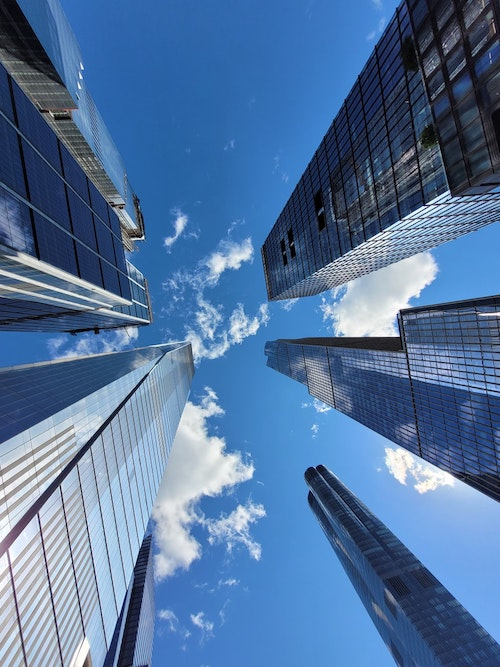
%> input picture skyscrapers.jpg, 500 x 667 px
$ octave Q3_Ransac_partB.m   (GNU Octave 9; MATLAB toolbox functions it lacks are replaced by stand-ins)
%> lines starting %> are read from the running program, lines starting %| are printed output that depends on the picture
% Asa Borzabadi Farahani
clc
close all
clear all
%%%%%%%%%%%%%%%%%%%%%%%%%%%%%%%%%%%%%%%%%%%%%%%%%%%%%%%%%%%%%%%%%%%%%%%%%%%
% Laod the image
% You need to correct the address for the image
img = imread('skyscrapers.jpg');
%> img is the input picture: size 667x500x3 uint8; mean R, G, B 83.1, 116.5, 158.5
% Define thresholds
dr = 1
dt = 1 %degree
Cth = 10;

% Convert degree to Radian
dt = dt*pi/180;
%%%%%%%%%%%%%%%%%%%%%%%%%%%%%%%%%%%%%%%%%%%%%%%%%%%%%%%%%%%%%%%%%%%%%%%%%%%
% Convert to grayscale
im = imresize(rgb2gray(img),0.5);
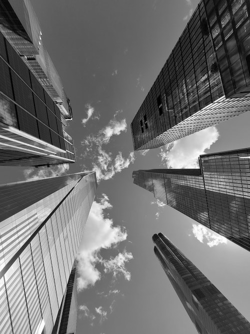
%> im: size 334x250 uint8; min 0, max 255, mean 111.3

% Creates an array edges where each row is (x, y, cos theta, sin theta)
Iedges = edge(im,'canny');
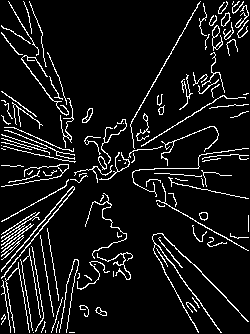
%> Iedges: size 334x250 logical; 8.5% white in thin lines or dots
[~,grad_dir]=imgradient(im);
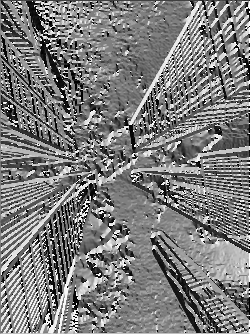
%> grad_dir: size 334x250 double; min -180, max 179.9, mean -4.3; drawn with min black and max white
grad_dir = - grad_dir;
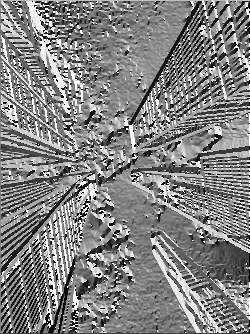
%> grad_dir: size 334x250 double; min -179.9, max 180, mean 4.3; drawn with min black and max white

%  Now find all the edge locations, and add their orientations (cos theta,sin theta).
%  row, col is  y,x
[row, col] = find(Iedges);
%> row = 7058 values from 2 to 333; col = 7058 values from 2 to 249
% Each edge is a 4-tuple:   (x, y, cos theta, sin theta)
edges = [col, row, zeros(length(row),1), zeros(length(row),1) ];
for k = 1:length(row)
     edges(k,3) = cos(grad_dir(row(k),col(k))/180.0*pi);
     edges(k,4) = sin(grad_dir(row(k),col(k))/180.0*pi);
end
%%%%%%%%%%%%%%%%%%%%%%%%%%%%%%%%%%%%%%%%%%%%%%%%%%%%%%%%%%%%%%%%%%%%%%%%%%%
%% RANSAC
% Apply randomness to the reported edge list
edges = edges(randperm(size(edges, 1)), :);

% Number of reported edges
numbers = size(edges,1);
%> numbers = 7058

% Calculate r and theta(t) for all the edges / here the fifth column
% contains the r values and the sixth one contains the theta value
% r = xcos(t) + ysin(t)
edges(:,5) = edges(:,1).*edges(:,3) + edges(:,2).*edges(:,4);
% t = atan(sint/cost)
for i = 1:1:size(edges,1)
    if ((edges(i,4)>0 & edges(i,3)>0) | (edges(i,4)<0 & edges(i,3)>0))
        edges(i,6) = atan(edges(i,4)./edges(i,3));
    end
    if ((edges(i,4)>0 & edges(i,3)<0))
        edges(i,6) = atan(edges(i,4)./edges(i,3))+pi;
    end
    if ((edges(i,4)<0 & edges(i,3)<0))
        edges(i,6) = +atan(edges(i,4)./edges(i,3))- pi;
    end
end

% Create a temp array containing the edges
temp = edges;

counter_mainloop = size(edges,1);
%> counter_mainloop = 7058
counter_anything_left_or_not = size(edges,1);
%> counter_anything_left_or_not = 7058
Number_Significant_lines = 0;

for N = 1:1:counter_mainloop
    % Choose a random edge
    selectedR_edge = temp(1,:);
    % Find r and theta(t) of the selected sample
    % Find theta of the chosen edge
    if ((selectedR_edge(4)>0 & selectedR_edge(3)>0) | (selectedR_edge(4)<0 & selectedR_edge(3)>0))
        tselected = atan(selectedR_edge(4)./selectedR_edge(3));
    end
    if ((selectedR_edge(4)>0 & selectedR_edge(3)<0))
        tselected = atan(selectedR_edge(4)./selectedR_edge(3)) + pi;
    end
    if ((selectedR_edge(4)<0 & selectedR_edge(3)<0))
        tselected = +atan(selectedR_edge(4)./selectedR_edge(3))- pi;
    end
    % Find r of the chosen edge
    rselected = selectedR_edge(1)*selectedR_edge(3) + selectedR_edge(2)*selectedR_edge(4);

    % Check the remaing edges to see weather they are inline with the
    % selected edge
    edges_inline(:,1) = ((abs(temp(:,5) - rselected) <= dr ) & (abs(temp(:,6) - tselected) <= dt));

    % Number of inline edges with the selected sample
    C(N,1) = sum(edges_inline);

    % Find the significant inline edges
    if (C(N,1)>= Cth)
        Number_Significant_lines = Number_Significant_lines +1;
        % Which edges are inline? identify them and save the mean information
        % of all lines in a cluster in mean_values_edge_inline
        ci = 0;
        for i = 1:1:size(temp,1)
            if(edges_inline(i,1) == 1)
                ci = ci+1;
                values_edge_inline(ci,:) = temp(i,:);
                % Delete the selected sample and the samaples which are inline with it
                % from the obtained edges
                temp(i,:) = nan;
            end
        end
        Sdata{Number_Significant_lines} = values_edge_inline;
        significant_edges(Number_Significant_lines,:) = mean(values_edge_inline);
        counter_anything_left_or_not = counter_anything_left_or_not - ci;
    end
    if (C(N,1)< Cth)
        ssize = size(temp,1);
        %temp(ssize+1,:) = temp(1,:);
        temp(1,:) = nan; % Discart the sample and continue
        counter_anything_left_or_not = counter_anything_left_or_not - 1;
    end
    % [7 lines of commented-out code are left out]
    value_on_break = N;
    if counter_anything_left_or_not == 0
        break;
    end
    temp(isnan(temp(:,1)),:) = [];

    clear edges_inline
    clear values_edge_inline
end
%> this loop made 6499 passes
%> (selectedR_edge, tselected, rselected, ssize, counter_anything_left_or_not) on passes 1 to 10: ([210 87 -0.773 -0.635 -217.5 -2.45], -2.45, -217.5, 7058, 7057), ([190 169 0.00472 -1 -168.1 -1.57], -1.57, -168.1, 7057, 7056), ([71 136 -0.681 0.732 51.16 2.32], 2.32, 51.16, 7056, 7055), ([40 65 0.725 -0.689 -15.79 -0.76], -0.76, -15.79, 7055, 7054), ([104 209 -0.0799 -0.997 -216.6 -1.65], -1.65, -216.6, 7054, 7053), ([68 112 -0.835 0.551 4.95 2.56], 2.56, 4.95, 7053, 7052), ([197 298 -0.809 0.588 15.95 2.51], 2.51, 15.95, 7052, 7051), ([47 223 0.816 0.578 167.2 0.616], 0.616, 167.2, 7051, 7050), ([93 203 0.894 0.447 174 0.464], 0.464, 174, 7050, 7049), ([131 278 -0.984 -0.179 -178.6 -2.96], -2.96, -178.6, 7049, 7048)
%> (selectedR_edge, tselected, rselected, counter_anything_left_or_not) on passes 44, 52, 53: ([38 228 -0.761 -0.649 -176.8 -2.44], -2.44, -176.8, 6999), ([83 174 -0.148 -0.989 -184.3 -1.72], -1.72, -184.3, 6973), ([14 256 -0.775 -0.631 -172.5 -2.46], -2.46, -172.5, 6955)
%> after the loop, C = 6499 values, max 24 at index 475, min 0 at index 27, mean 1.83; Number_Significant_lines = 46; Sdata = 46 items; ci = 10; counter_anything_left_or_not = 0; significant_edges = 46 rows, first 8: [45.62 219.5 -0.762 -0.647 -176.8 -2.44; 104.8 170.6 -0.15 -0.989 -184.5 -1.72; 43.44 220.8 -0.778 -0.629 -172.4 -2.46; 28.3 68 0.795 -0.607 -18.59 -0.652; 128.2 185.5 -0.442 0.897 108.7 2.03; 161.7 264.8 -0.885 0.465 -19.46 2.66; 42.17 229.1 0.785 0.62 175.2 0.668; 131.1 208 -0.88 0.475 -16.55 2.65]; ssize = 1; temp = [NaN NaN NaN NaN NaN NaN]; tselected = -2.21
figure;set(gcf,'color','w');
subplot(1,2,1);imshow(im)

% Total Least squares
for m = 1:1:size(Sdata,2)
    %{
        % Orthogonal linear regression method in 2D for model: y = a + bx
        %
        % Input parameters:
        %  - XData: input data block -- x: axis
        %  - YData: input data block -- y: axis
        %  - vizualization: figure ('yes','no')
        % Return parameters:
        %  - Err: error - sum of orthogonal distances
        %  - P: vector of model parameters [b-slope, a-offset
    %}
    YData = Sdata{m}(:,2);
    XData = Sdata{m}(:,1);
    kx=length(XData);
    ky=length(YData);
    n=size(YData,2);
    sy=sum(YData)./ky;
    sx=sum(XData)./kx;
    sxy=sum(XData.*YData);
    sy2=sum(YData.^2);
    sx2=sum(XData.^2);
    B=0.5.*(((sy2-ky.*sy.^2)-(sx2-kx.*sx.^2))./(ky.*sx.*sy-sxy));
    b1=-B+(B.^2+1).^0.5;
    b2=-B-(B.^2+1).^0.5;
    a1=sy-b1.*sx;
    a2=sy-b2.*sx;
    R=corrcoef(XData,YData);
    if R(1,2) > 0
        P=[b1 a1];
        Yhat = XData.*b1 + a1;
        Xhat = ((YData-a1)./b1);
    end
    if R(1,2) < 0
        P=[b2 a2];
        Yhat = XData.*b2 + a2;
        Xhat = ((YData-a2)./b2);
    end
    alpha = atan(abs((Yhat-YData)./(Xhat-XData)));
    d=abs(Xhat-XData).*sin(alpha);

    Err=sum(d.^2);
    hold on
    subplot(1,2,2);plot(XData,YData,'blue*');
    hold on;
    subplot(1,2,2);plot(XData,Yhat,'black');
    hold on
end
%> this loop made 46 passes
%> (YData, XData, kx, ky, sy, sx, sxy, sy2) on passes 8, 10: ([278; 71; 303; 280; 150; 301; 61; 279; 289; 68], [169; 56; 182; 170; 102; 181; 52; 169; 175; 55], 10, 10, 208, 131.1, 328123, 535342), ([58; 83; 45; 63; 65; 10; 8; 13; 79; 96], [169; 155; 176; 166; 165; 196; 197; 194; 157; 148], 10, 10, 52, 172.3, 84439, 36262)
%> (YData, XData, kx, ky, sy, sx, sxy, sy2) on passes 5, 6, 9, 11: ([170; 226; 234; 192; 185; 145; 221; 135; 130; 223; 133; 232], [99; 204; 217; 150; 136; 51; 195; 31; 18; 198; 26; 214], 12, 12, 185.5, 128.2, 321947, 432054), ([308; 320; 295; 302; 313; 285; 318; 270; 316; 332; 56; 63], [184; 191; 178; 182; 188; 172; 191; 164; 189; 198; 50; 53], 12, 12, 264.8, 161.7, 569747, 945896), ([245; 220; 209; 216; 169; 248; 213; 244; 128; 245; 222], [238; 194; 173; 187; 99; 244; 181; 237; 15; 237; 196], 11, 11, 214.5, 181.9, 454660, 519425), ([154; 184; 154; 180; 184; 184; 187; 186; 152; 150], [209; 23; 212; 43; 24; 22; 3; 11; 228; 242], 10, 10, 171.5, 101.7, 158833, 296569)
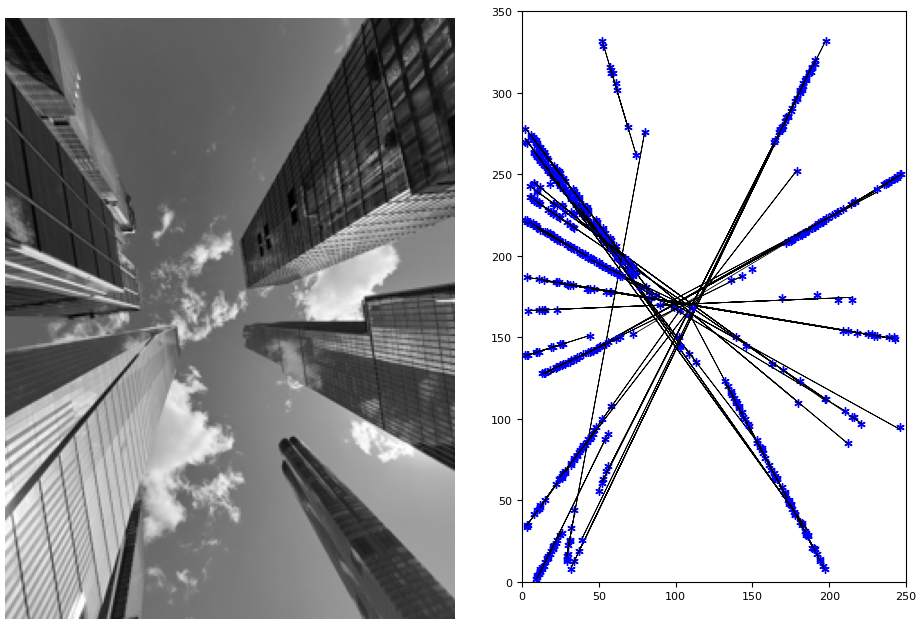
%> figure redrawn from the program's plot data, 2 panels
hold off

figure;set(gcf,'color','w');
imshow(im)

% Total Least squares
for m = 1:1:size(Sdata,2)
    %{
    % Orthogonal linear regression method in 2D for model: y = a + bx
    %
    % Input parameters:
    %  - XData: input data block -- x: axis
    %  - YData: input data block -- y: axis
    %  - vizualization: figure ('yes','no')
    % Return parameters:
    %  - Err: error - sum of orthogonal distances
    %  - P: vector of model parameters [b-slope, a-offset
    %}
    YData = Sdata{m}(:,2);
    XData = Sdata{m}(:,1);
    kx=length(XData);
    ky=length(YData);
    n=size(YData,2);
    sy=sum(YData)./ky;
    sx=sum(XData)./kx;
    sxy=sum(XData.*YData);
    sy2=sum(YData.^2);
    sx2=sum(XData.^2);
    B=0.5.*(((sy2-ky.*sy.^2)-(sx2-kx.*sx.^2))./(ky.*sx.*sy-sxy));
    b1=-B+(B.^2+1).^0.5;
    b2=-B-(B.^2+1).^0.5;
    a1=sy-b1.*sx;
    a2=sy-b2.*sx;
    R=corrcoef(XData,YData);
    if R(1,2) > 0
        P=[b1 a1];
        Yhat = XData.*b1 + a1;
        Xhat = ((YData-a1)./b1);
    end
    if R(1,2) < 0
        P=[b2 a2];
        Yhat = XData.*b2 + a2;
        Xhat = ((YData-a2)./b2);
    end
    alpha = atan(abs((Yhat-YData)./(Xhat-XData)));
    d=abs(Xhat-XData).*sin(alpha);

    Err=sum(d.^2);
    hold on
    plot(XData,YData,'blue*');
    hold on;
    plot(XData,Yhat,'black');
    hold on
end
%> this loop made 46 passes
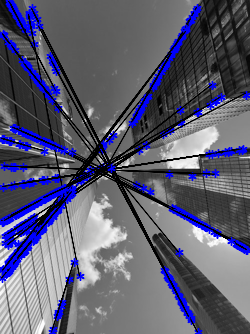
%> figure redrawn from the program's plot data
hold off

$ run again, with railroad.JPG copied over skyscrapers.jpg
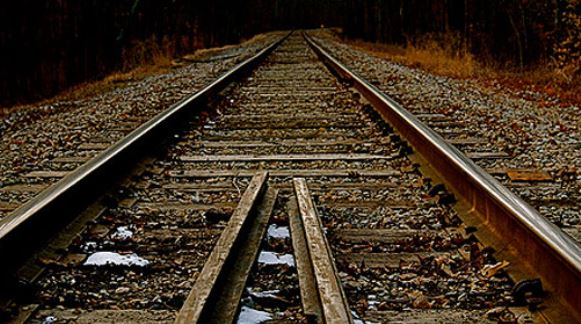
%> input picture railroad.JPG, 581 x 324 px
%> img is the input picture: size 324x581x3 uint8; mean R, G, B 63.3, 48.8, 33.9
%> `Iedges = edge(im,'canny');`:
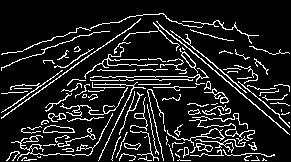
%> Iedges: size 162x291 logical; 12.4% white in thin lines or dots
%> row = 5833 values from 14 to 161; col = 5833 values from 2 to 290
%> numbers = 5833
%> the loop `for N = 1:1:counter_mainloop` made 5524 passes
%> (selectedR_edge, tselected, rselected, ssize, counter_anything_left_or_not) on passes 1, 2, 3, 5, 6, 7: ([232 140 0.0999 -0.995 -116.1 -1.47], -1.47, -116.1, 5833, 5832), ([212 151 -0.451 -0.893 -230.3 -2.04], -2.04, -230.3, 5832, 5831), ([129 112 0.9 0.436 164.9 0.451], 0.451, 164.9, 5831, 5830), ([152 85 0.124 0.992 103.2 1.45], 1.45, 103.2, 5783, 5782), ([126 39 0.134 0.991 55.58 1.44], 1.44, 55.58, 5782, 5781), ([219 148 0.173 0.985 183.6 1.4], 1.4, 183.6, 5781, 5780)
%> after the loop `for N = 1:1:counter_mainloop`: C = 5524 values, max 47 at index 4, min 0 at index 648, mean 1.51; Number_Significant_lines = 19; Sdata = 19 items; ci = 10; counter_anything_left_or_not = 0; significant_edges = 19 rows, first 8: [62.43 75.91 -0.583 -0.813 -98.05 -2.19; 228.9 82.87 0.643 -0.766 83.87 -0.872; 243.8 88.5 -0.566 0.824 -65.05 2.17; 50.57 84.43 -0.609 -0.793 -97.7 -2.23; 245.6 97.04 0.652 -0.758 86.59 -0.86; 13.5 110.3 -0.596 -0.803 -96.57 -2.21; 58.54 78.06 -0.566 -0.825 -97.36 -2.17; 85.62 58.81 -0.547 -0.837 -96.09 -2.15]; ssize = 1; temp = [NaN NaN NaN NaN NaN NaN]; tselected = 1.36
%> the loop `for m = 1:1:size(Sdata,2)` made 19 passes
%> (YData, XData, kx, ky, sy, sx, sxy, sy2) on passes 3 to 4: ([76; 96; 89; 45; 89; 99; 94; 88; 101; 108], [228; 255; 242; 179; 246; 259; 253; 245; 262; 269], 10, 10, 88.5, 243.8, 219792, 81105), ([85; 82; 81; 69; 92; 90; 83; 76; 89; 80; 73; 88; 99; 95], [50; 54; 55; 72; 40; 43; 53; 62; 44; 57; 66; 46; 30; 36], 14, 14, 84.43, 50.57, 58494, 100720)
%> the loop `for m = 1:1:size(Sdata,2)` made 19 passes
%> after the loop `for m = 1:1:size(Sdata,2)`:
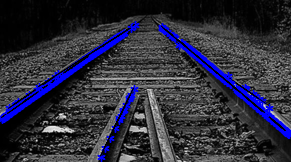
%> figure redrawn from the program's plot data
